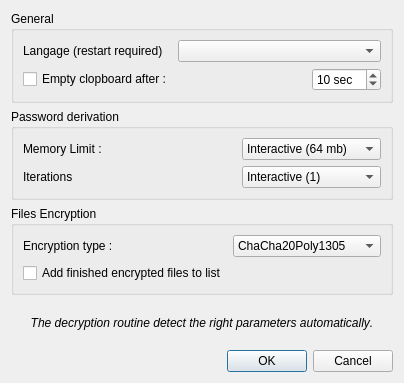
<?xml version="1.0" encoding="UTF-8"?>
<ui version="4.0">
 <class>ConfigDialog</class>
 <widget class="QDialog" name="ConfigDialog">
  <property name="geometry">
   <rect>
    <x>0</x>
    <y>0</y>
    <width>404</width>
    <height>383</height>
   </rect>
  </property>
  <property name="windowTitle">
   <string>Arsenic Configuration</string>
  </property>
  <layout class="QVBoxLayout" name="verticalLayout">
   <item>
    <widget class="QGroupBox" name="groupBox">
     <property name="title">
      <string>General</string>
     </property>
     <layout class="QGridLayout" name="gridLayout">
      <item row="1" column="1">
       <spacer name="horizontalSpacer">
        <property name="orientation">
         <enum>Qt::Horizontal</enum>
        </property>
        <property name="sizeHint" stdset="0">
         <size>
          <width>40</width>
          <height>20</height>
         </size>
        </property>
       </spacer>
      </item>
      <item row="1" column="2">
       <widget class="QSpinBox" name="spinBox_clip">
        <property name="suffix">
         <string> sec</string>
        </property>
        <property name="minimum">
         <number>1</number>
        </property>
        <property name="maximum">
         <number>999</number>
        </property>
        <property name="value">
         <number>10</number>
        </property>
       </widget>
      </item>
      <item row="1" column="0">
       <widget class="QCheckBox" name="checkBox_empty">
        <property name="text">
         <string>Empty clopboard after :</string>
        </property>
       </widget>
      </item>
      <item row="0" column="0">
       <widget class="QLabel" name="label">
        <property name="text">
         <string>Langage (restart required)</string>
        </property>
       </widget>
      </item>
      <item row="0" column="1" colspan="2">
       <widget class="QComboBox" name="languageComboBox"/>
      </item>
     </layout>
    </widget>
   </item>
   <item>
    <widget class="QGroupBox" name="groupBox_2">
     <property name="title">
      <string>Password derivation</string>
     </property>
     <layout class="QGridLayout" name="gridLayout_2">
      <item row="1" column="0">
       <widget class="QLabel" name="label_3">
        <property name="text">
         <string>Iterations</string>
        </property>
       </widget>
      </item>
      <item row="0" column="2">
       <widget class="QComboBox" name="comboMemory">
        <property name="currentText">
         <string notr="true">Interactive (64 mb)</string>
        </property>
        <item>
         <property name="text">
          <string notr="true">Interactive (64 mb)</string>
         </property>
        </item>
        <item>
         <property name="text">
          <string notr="true">Moderate (512 mb)</string>
         </property>
        </item>
        <item>
         <property name="text">
          <string notr="true">Sensitive (1000 mb)</string>
         </property>
        </item>
       </widget>
      </item>
      <item row="1" column="2">
       <widget class="QComboBox" name="comboOps">
        <property name="currentText">
         <string notr="true">Interactive (1)</string>
        </property>
        <item>
         <property name="text">
          <string notr="true">Interactive (1)</string>
         </property>
        </item>
        <item>
         <property name="text">
          <string notr="true">Moderate (2)</string>
         </property>
        </item>
        <item>
         <property name="text">
          <string notr="true">Sensitive (3)</string>
         </property>
        </item>
       </widget>
      </item>
      <item row="0" column="0">
       <widget class="QLabel" name="label_2">
        <property name="text">
         <string>Memory Limit :</string>
        </property>
       </widget>
      </item>
      <item row="0" column="1">
       <spacer name="horizontalSpacer_2">
        <property name="orientation">
         <enum>Qt::Horizontal</enum>
        </property>
        <property name="sizeHint" stdset="0">
         <size>
          <width>40</width>
          <height>20</height>
         </size>
        </property>
       </spacer>
      </item>
     </layout>
    </widget>
   </item>
   <item>
    <widget class="QGroupBox" name="groupBox_3">
     <property name="title">
      <string>Files Encryption</string>
     </property>
     <layout class="QGridLayout" name="gridLayout_3">
      <item row="3" column="0">
       <widget class="QCheckBox" name="checkAddEncrypted">
        <property name="text">
         <string>Add finished encrypted files to list</string>
        </property>
       </widget>
      </item>
      <item row="0" column="0">
       <widget class="QLabel" name="label_4">
        <property name="text">
         <string>Encryption type : </string>
        </property>
       </widget>
      </item>
      <item row="0" column="1">
       <widget class="QComboBox" name="comboAlgo">
        <item>
         <property name="text">
          <string>ChaCha20Poly1305</string>
         </property>
        </item>
        <item>
         <property name="text">
          <string>Serpent/GCM</string>
         </property>
        </item>
        <item>
         <property name="text">
          <string>Serpent/SIV</string>
         </property>
        </item>
        <item>
         <property name="text">
          <string>Serpent/EAX</string>
         </property>
        </item>
        <item>
         <property name="text">
          <string>AES-256/GCM</string>
         </property>
        </item>
        <item>
         <property name="text">
          <string>AES-256/SIV</string>
         </property>
        </item>
        <item>
         <property name="text">
          <string>AES-256/EAX</string>
         </property>
        </item>
        <item>
         <property name="text">
          <string>Triple Encryption</string>
         </property>
        </item>
       </widget>
      </item>
     </layout>
    </widget>
   </item>
   <item>
    <widget class="QLabel" name="label_5">
     <property name="font">
      <font>
       <italic>true</italic>
       <bold>false</bold>
       <underline>false</underline>
       <kerning>false</kerning>
      </font>
     </property>
     <property name="text">
      <string>The decryption routine detect the right parameters automatically.</string>
     </property>
     <property name="textFormat">
      <enum>Qt::PlainText</enum>
     </property>
     <property name="alignment">
      <set>Qt::AlignCenter</set>
     </property>
    </widget>
   </item>
   <item>
    <widget class="QDialogButtonBox" name="buttonBox">
     <property name="orientation">
      <enum>Qt::Horizontal</enum>
     </property>
     <property name="standardButtons">
      <set>QDialogButtonBox::Cancel|QDialogButtonBox::Ok</set>
     </property>
    </widget>
   </item>
  </layout>
 </widget>
 <resources/>
 <connections>
  <connection>
   <sender>buttonBox</sender>
   <signal>accepted()</signal>
   <receiver>ConfigDialog</receiver>
   <slot>accept()</slot>
   <hints>
    <hint type="sourcelabel">
     <x>248</x>
     <y>254</y>
    </hint>
    <hint type="destinationlabel">
     <x>157</x>
     <y>274</y>
    </hint>
   </hints>
  </connection>
  <connection>
   <sender>buttonBox</sender>
   <signal>rejected()</signal>
   <receiver>ConfigDialog</receiver>
   <slot>reject()</slot>
   <hints>
    <hint type="sourcelabel">
     <x>316</x>
     <y>260</y>
    </hint>
    <hint type="destinationlabel">
     <x>286</x>
     <y>274</y>
    </hint>
   </hints>
  </connection>
 </connections>
</ui>
